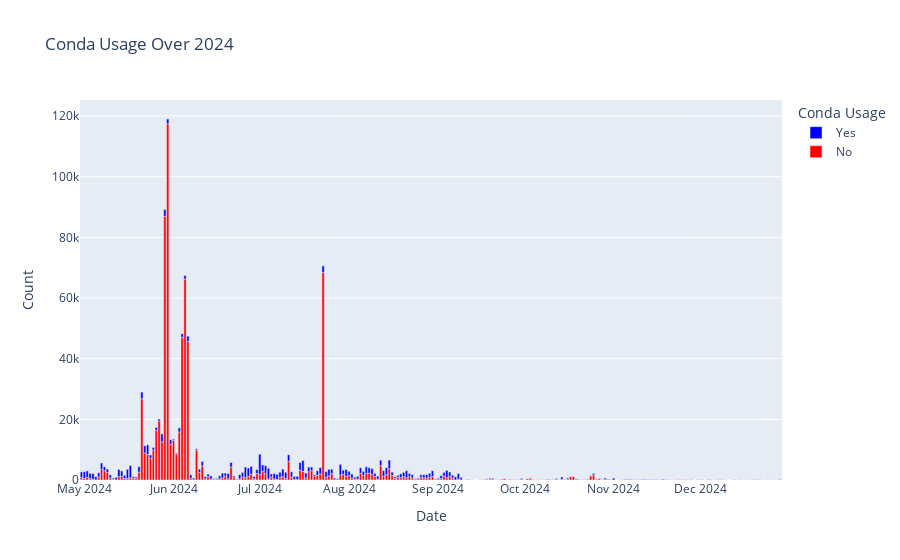

The notebook cell this image was saved under:
### Markdown cell above
### b). Conda Usage Over Time Bar Chart

### Code cell
conda_count_dates = merged_df.groupby(['conda','date'])['conda'].count().rename('count').reset_index()

fig = px.bar(conda_count_dates, x = 'date', y = 'count', color = 'conda', color_discrete_map = {
   'Yes':'blue',
   'No':'red'
}, title = 'Conda Usage Over 2024', labels = {
   'date':'Date',
   'count':'Count',
   'conda':'Conda Usage'
   
})
fig.update_layout(legend_traceorder = 'reversed')
fig.show()

### Figure 1 — Plotly figure (JSON) as saved in the notebook; plotly's stock layout.template omitted (floating-point values rounded to 4 significant figures; data arrays with more than 128 entries replaced by an {"elided": "..."} marker saying what was removed)
{"data": [{"hovertemplate": "Conda Usage=No<br>Date=%{x}<br>Count=%{y}<extra></extra>", "legendgroup": "No", "marker": {"color": "red", "pattern": {"shape": ""}}, "name": "No", "orientation": "v", "showlegend": true, "textposition": "auto", "type": "bar", "x": {"elided": "241 str values"}, "xaxis": "x", "y": {"elided": "241 int values"}, "yaxis": "y"}, {"hovertemplate": "Conda Usage=Yes<br>Date=%{x}<br>Count=%{y}<extra></extra>", "legendgroup": "Yes", "marker": {"color": "blue", "pattern": {"shape": ""}}, "name": "Yes", "orientation": "v", "showlegend": true, "textposition": "auto", "type": "bar", "x": {"elided": "239 str values"}, "xaxis": "x", "y": {"elided": "239 int values"}, "yaxis": "y"}], "layout": {"barmode": "relative", "legend": {"title": {"text": "Conda Usage"}, "tracegroupgap": 0, "traceorder": "reversed"}, "title": {"text": "Conda Usage Over 2024"}, "xaxis": {"anchor": "y", "domain": [0, 1], "title": {"text": "Date"}}, "yaxis": {"anchor": "x", "domain": [0, 1], "title": {"text": "Count"}}}}
